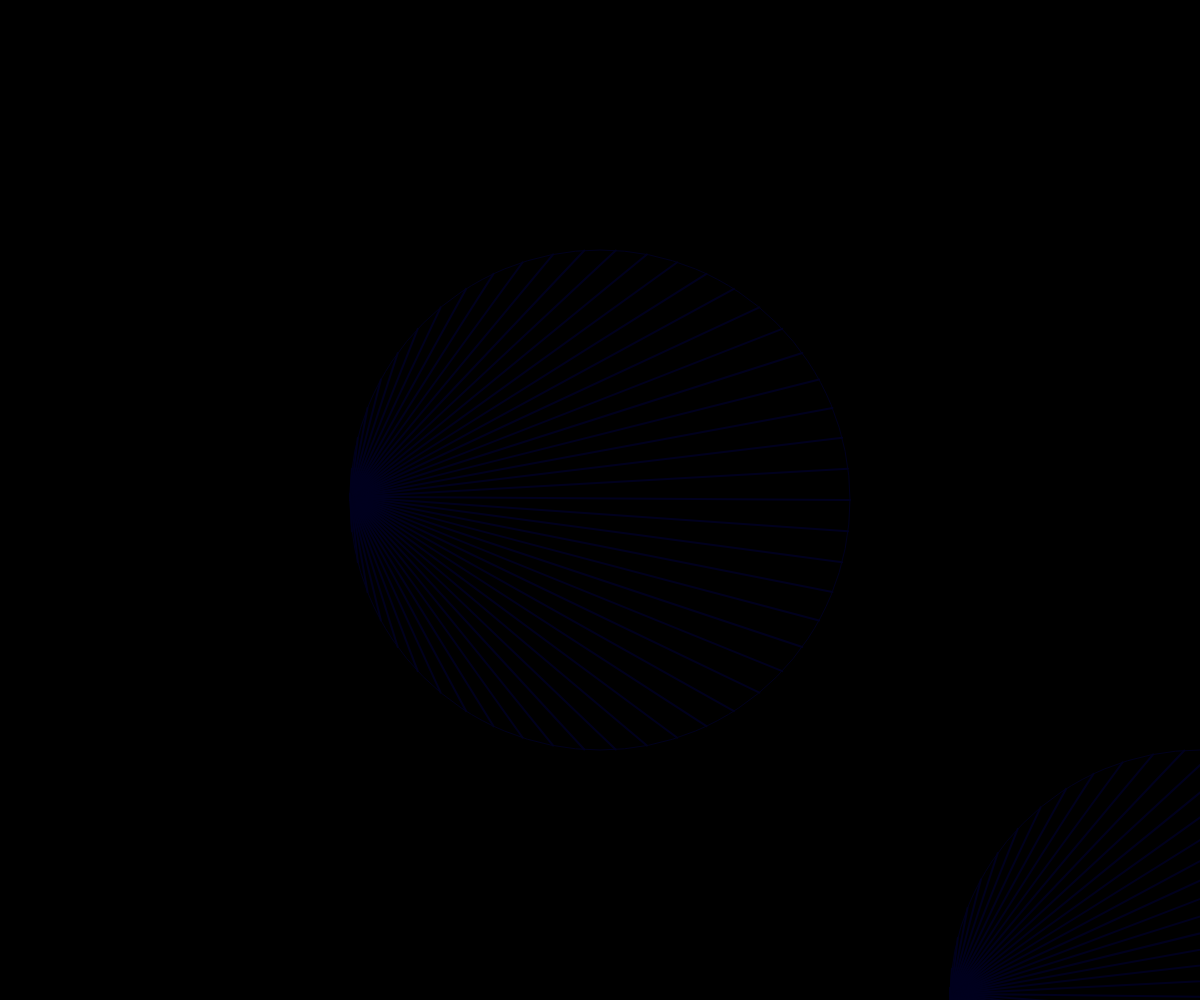
Frame 1 (no input)
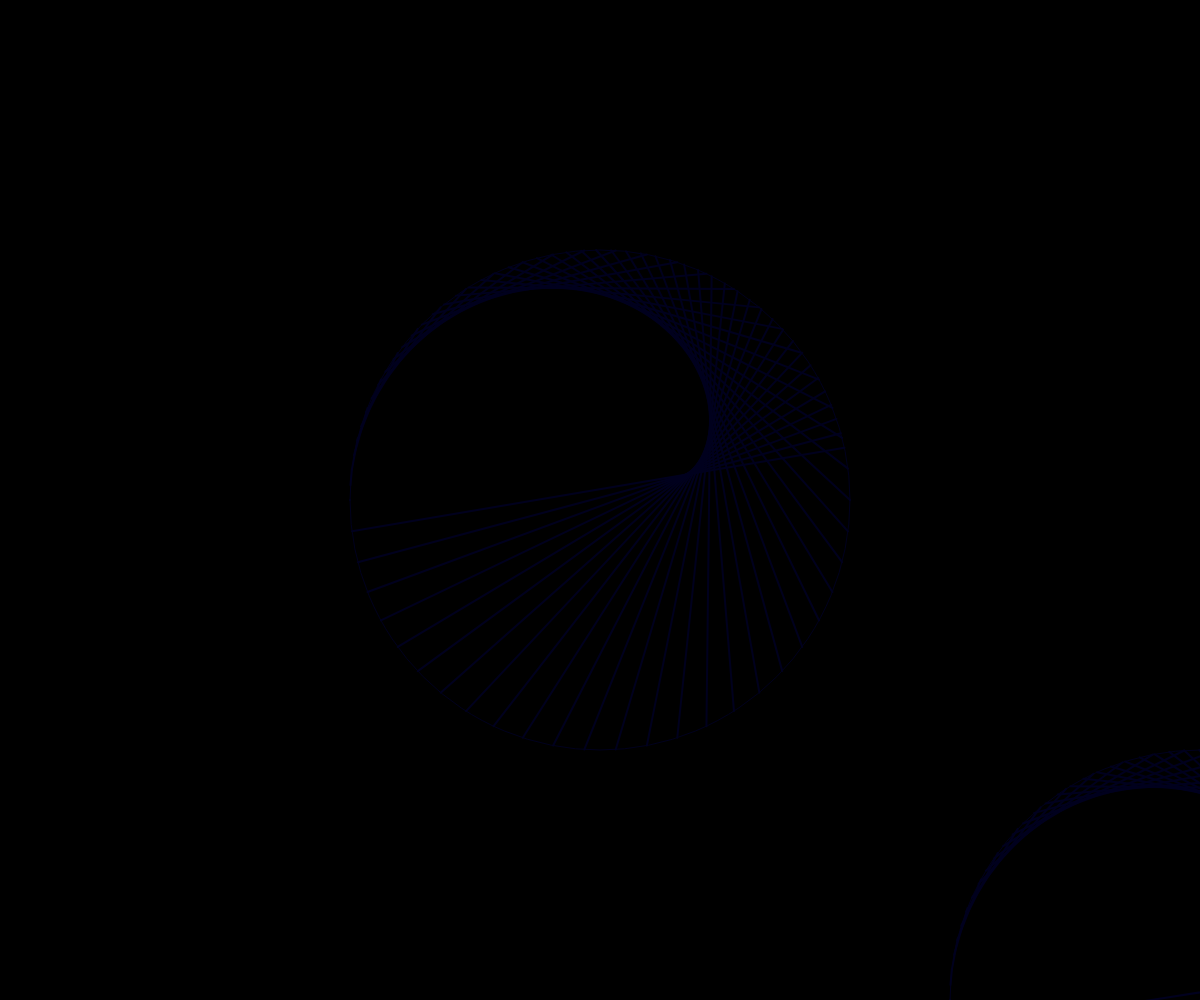
Frame 60 (no input)
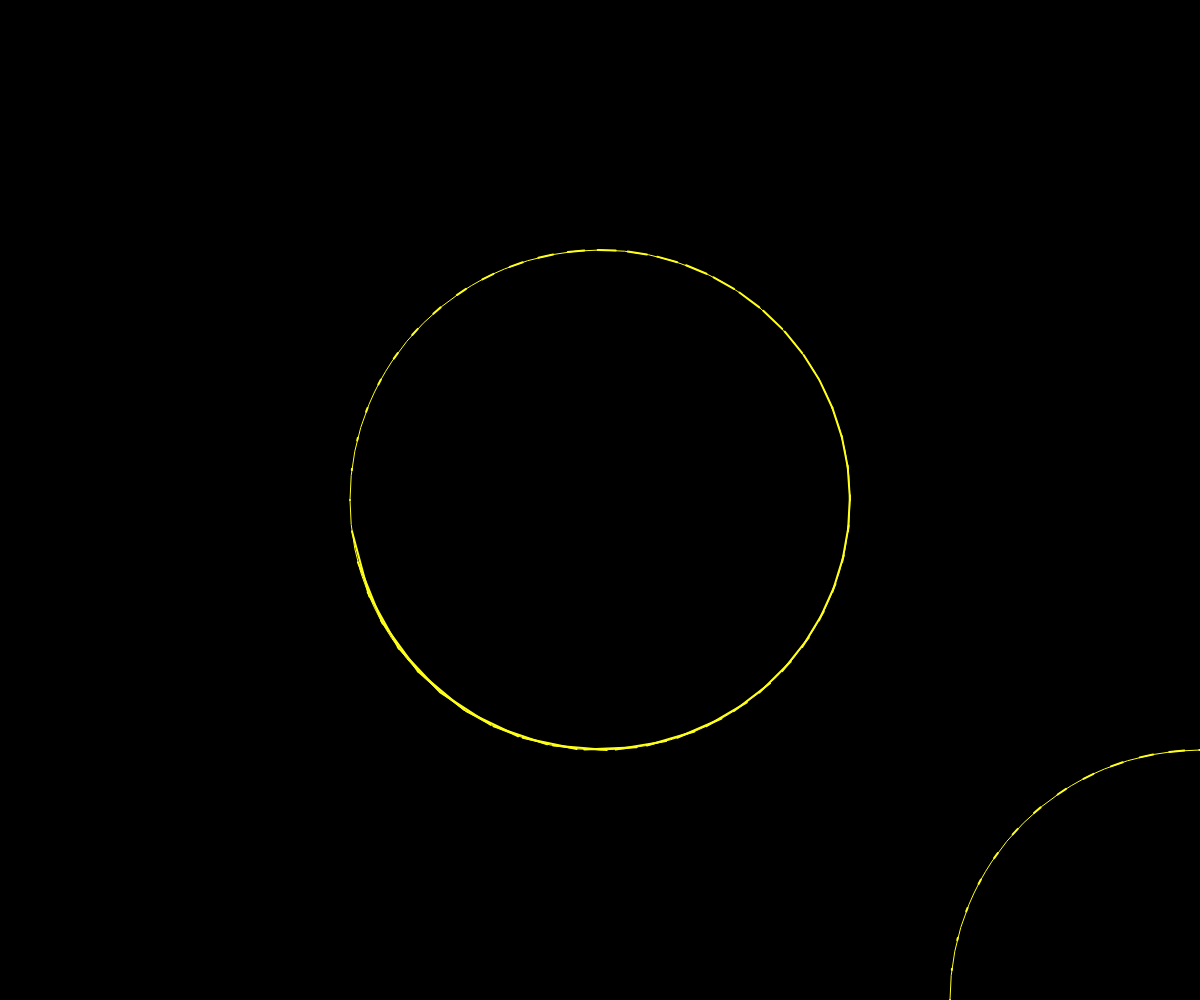
Frame 120 (the mouse pressed at the canvas centre since frame 60)

The p5.js sketch that drew these frames (run headless with seeded random() and noise() and a simulated clock; from frame 60 on, the mouse is pressed at the canvas centre):

// p5.js sketch
// ── sketch.js
//version 4 of the code

//defining our variables
let r; //radius
let factor = 0; //times table ex2 times table makes the carioid shape 3 times table makes hetroid or something
let total;

function Heart(startx, starty, position) {
  this.startx = startx;
  this.starty = starty;
  this.position = position;
}

Heart.prototype.output = function() {
  translate(width / 2, height / 2); //translating our shape
  stroke(mouseX, mouseY, 30); //making the colour change depending on where the mouse is
  strokeWeight(1); //making the stroke weight 2
  noFill(); // we wanna see the lines so no colour in the ellipse
  ellipse(startx, starty, r * 2); //outputting a circle
}

Heart.prototype.lines = function() {
  const total = 50; //int(map(mouseX, 0, width, 0, 200));
  factor += 0.004; //controls the speed (multiply by 2, then 2.004, then 2.008 etc)
  
  strokeWeight(2);
  for (let i = 0; i < total; i++) {
    const a = getVector(i, total); // calculate first point (fixed positions)
    const b = getVector(i * factor, total); //calculate second point (moving positions due to the *factor)
    //line(a.x, a.y , b.x , b.y );
    line(a.x + startx, a.y + starty, b.x + startx, b.y + starty); //draws the line

  }
}

function setup() {
  createCanvas(windowWidth, windowHeight);
  r = height / 4; //radius of the circle
  startx = 0; //start x position
  starty = 0; //start y position
}

//get vector function used to make the line in the draw function
function getVector(index, total) {
  const angle = map(index % total, 0, total, 0, TWO_PI); //calculated the angle that the line will be at
  const v = p5.Vector.fromAngle(angle + PI);
  v.mult(r); //holds that angle after multiplying it by the radius
  return v;
}


var heart1 = new Heart(10, 10, 1);
var heart2 = new Heart(10, 10, 3);
var heart3 = new Heart(10, 10, 2);

function draw() {
  background(0);

  heart1.output();
  heart1.lines();

  //heart2.output();
  //heart2.lines();

  heart3.output();
  heart3.lines();
}
